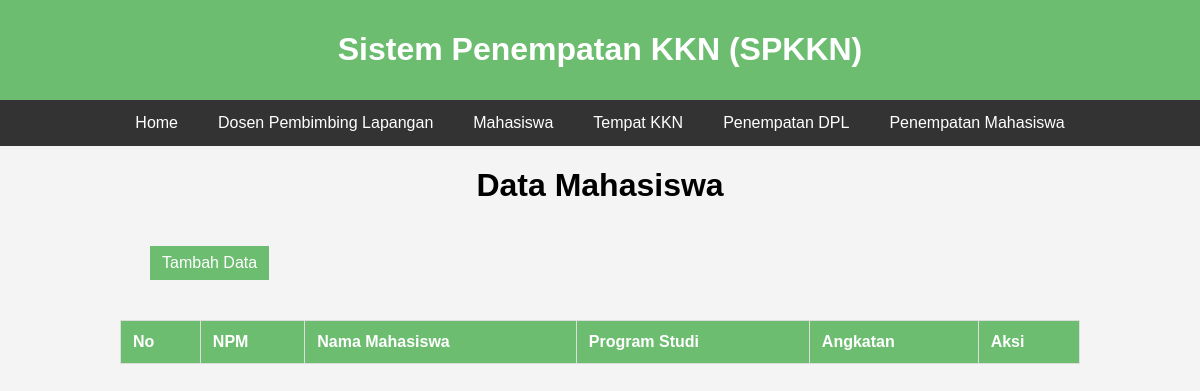
The app's page /data_mhs/index.php, older data.
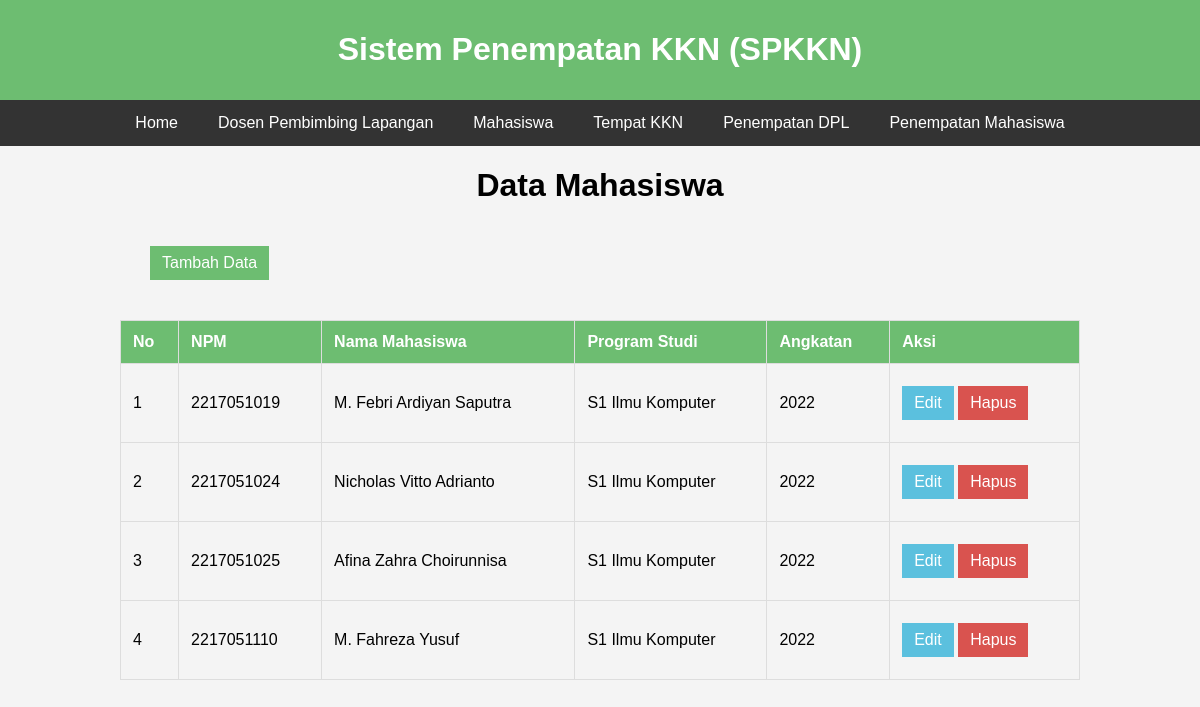
The same page, newer data.
### tables this page shows
CREATE TABLE `mahasiswa` (
  `npm` bigint(11) NOT NULL,
  `nama_mahasiswa` varchar(32) NOT NULL,
  `prodi` varchar(50) NOT NULL,
  `angkatan` int(4) NOT NULL
);

### data_mhs/index.php (the view, shortened to what this page needs)
<?php
include "../config.php";
?>
<!DOCTYPE html>
<html lang="en">
<head>
    <link rel="stylesheet" style="text/css" href="stylemhs.css">
</head>
<body>
<div class="container">
        <div class="header">
            <h1>Sistem Penempatan KKN (SPKKN)</h1>
        </div>
        <nav class="navbar">
            <a href="../">Home</a>
            <a href="../data_dpl/index.php">Dosen Pembimbing Lapangan</a>
            <a href="#">Mahasiswa</a>
            <a href="../data_tempat/">Tempat KKN</a>
            <a href="../data_penempatan_dpl/">Penempatan DPL</a>
            <a href="../data_penempatan_mhs/">Penempatan Mahasiswa</a>
        </nav>
        <div class="mt-4">
            <h1>Data Mahasiswa</h1>
            <a href="tambah.php" class="btn btn-primary">Tambah Data</a>
            <table class="table">
                <thead>
                    <tr>
                        <th>No</th>
                        <th>NPM</th>
                        <th>Nama Mahasiswa</th>
                        <th>Program Studi</th>
                        <th>Angkatan</th>
                        <th>Aksi</th>
                    </tr>
                </thead>
                <tbody>
                    <?php
                        $nomor = 1;
                        $result = $conn->query("SELECT * FROM mahasiswa;");
                        while($row = $result->fetch_assoc()) {
                            echo "<tr>
                                <td>".$nomor."</td>
                                <td>".$row["npm"]."</td>
                                <td>".$row["nama_mahasiswa"]."</td>
                                <td>".$row["prodi"]."</td>
                                <td>".$row["angkatan"]."</td>
                                <td>
                                    <a href='edit.php?npm=".$row['npm']."' class='btn btn-info'>Edit</a>
                                    <a href='hapus.php?npm=".$row['npm']."' class='btn btn-danger' onclick=\"return confirm('Apakah benar mau menghapus data ini?');\">Hapus</a>
                                </td>
                            </tr>";
                            $nomor++;
                        }
                    ?>
                </tbody>
            </table>
        </div>
    </div>
</body>
</html>

### data_mhs/stylemhs.css (style rules this page uses)
body { font-family: Arial, sans-serif; margin: 0; padding: 0; background-color: #f4f4f4; }
.container { width: 100%; margin: auto; overflow: hidden; }
.header { background-color: rgba(76, 175, 80, 0.8); color: #fff; padding: 10px 0; text-align: center; }
.navbar { display: flex; justify-content: center; background: #333; }
.navbar a { color: white; padding: 14px 20px; text-decoration: none; text-align: center; }
.mt-4 { display: flex; flex-direction: column; justify-content: center; align-items: center; gap: 10px; }
.table { width: 80%; border-collapse: collapse; margin: 20px 0; }
.table th, .table td { padding: 12px; border: 1px solid #ddd; text-align: left; }
.table th { background-color: rgba(76, 175, 80, 0.8); color: white; }
.btn { display: inline-block; padding: 8px 12px; color: white; text-decoration: none; margin-top: 10px; margin-bottom: 10px; }
.btn-primary { align-self: baseline; margin-left: 150px; background-color: rgba(76, 175, 80, 0.8); }
.btn-info { background: #5bc0de; }
.btn-danger { background: #d9534f; }

Row changes from the older to the newer data that the page shows:
added mahasiswa: npm "2217051019", nama_mahasiswa "M. Febri Ardiyan Saputra", prodi "S1 Ilmu Komputer", angkatan "2022"
added mahasiswa: npm "2217051024", nama_mahasiswa "Nicholas Vitto Adrianto", prodi "S1 Ilmu Komputer", angkatan "2022"
added mahasiswa: npm "2217051025", nama_mahasiswa "Afina Zahra Choirunnisa", prodi "S1 Ilmu Komputer", angkatan "2022"
added mahasiswa: npm "2217051110", nama_mahasiswa "M. Fahreza Yusuf", prodi "S1 Ilmu Komputer", angkatan "2022"
